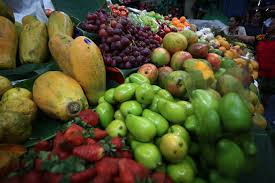
#> input picture Exercises/Resources/frutas.jpg, 275 x 183 px
$ jupyter execute activity_3_1.ipynb
#> lines starting #> are read from the running program, lines starting #| are printed output that depends on the picture
# Balance de Color

## Objetivo
Escribir un programa simple que permita cambiar el balance de color de una imagen multiplicando cada valor de color por una constante especificadad por el usuario.

## Ejemplo:

1. Importamos las librerías.

[cell 1]
from PIL import Image, ImageDraw
from matplotlib import pyplot as plt

2. Indicamos el valor de luminosidad que vamos a utilzar.

[cell 2]
luminosity = 2

3. Cargamos la imagen que vamos a utilizar.

[cell 3]
input_image = Image.open("./Resources/frutas.jpg")
#> input_image is the input picture: PIL image 275x183 RGB; mean R, G, B 79.2, 76.4, 42.5
input_pixels = input_image.load()

4. Crear una nueva imagen a partir de la existente.

[cell 4]
output_image = Image.new("RGB", input_image.size)
#> output_image: PIL image 275x183 RGB; every value is 0
draw = ImageDraw.Draw(output_image)

5. Aplicamos el cambio de balance de color a cada pixel de la imagen.

[cell 5]
# Generate image
for x in range(output_image.width):
    for y in range(output_image.height):
        r, g, b = input_pixels[x, y]
        r = int(r * luminosity)
        g = int(g * luminosity)
        b = int(b * luminosity)
        draw.point((x, y), (r, g, b))

6. Visualizar los resultados.

[cell 6]
output_image.save("output.png")
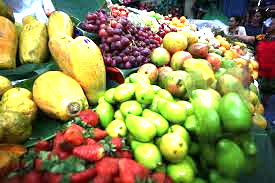
#> saved as output.png: PIL image 275x183 RGB; mean R, G, B 144, 138.7, 82.3
plt.subplot(121),plt.imshow(input_image),plt.title('Input')
plt.subplot(122),plt.imshow(output_image),plt.title('Output')
plt.show()
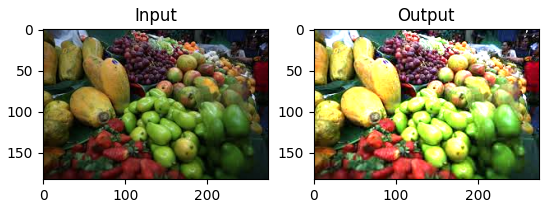
#> figure drawn by matplotlib, 2 panels

$ run again, with Exercises/Resources/landscape.jpg copied over Exercises/Resources/frutas.jpg
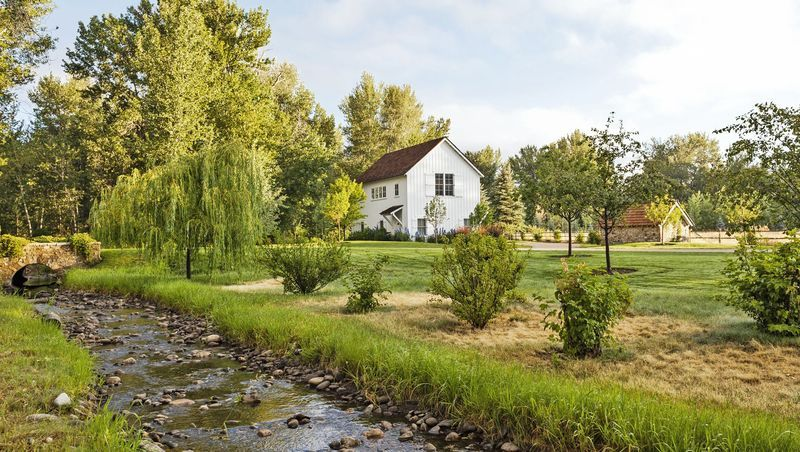
#> input picture Exercises/Resources/landscape.jpg, 800 x 452 px
#> input_image is the input picture: PIL image 800x452 RGB; mean R, G, B 147.3, 145.3, 100.6
#> output_image: PIL image 800x452 RGB; every value is 0
#> `output_image.save("output.png")`:
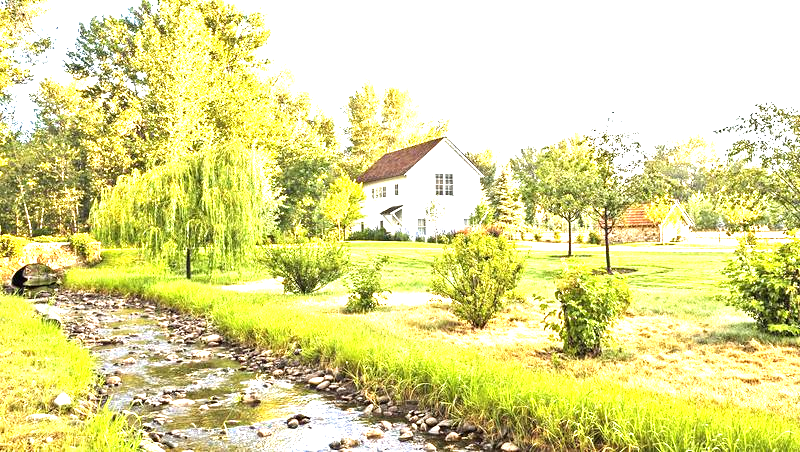
#> saved as output.png: PIL image 800x452 RGB; mean R, G, B 222.6, 220.3, 148.9
#> `plt.show()`:
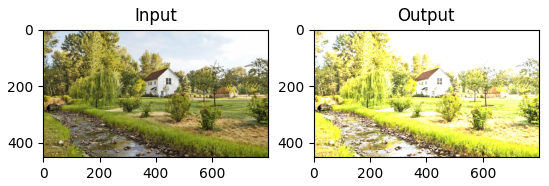
#> figure drawn by matplotlib, 2 panels
